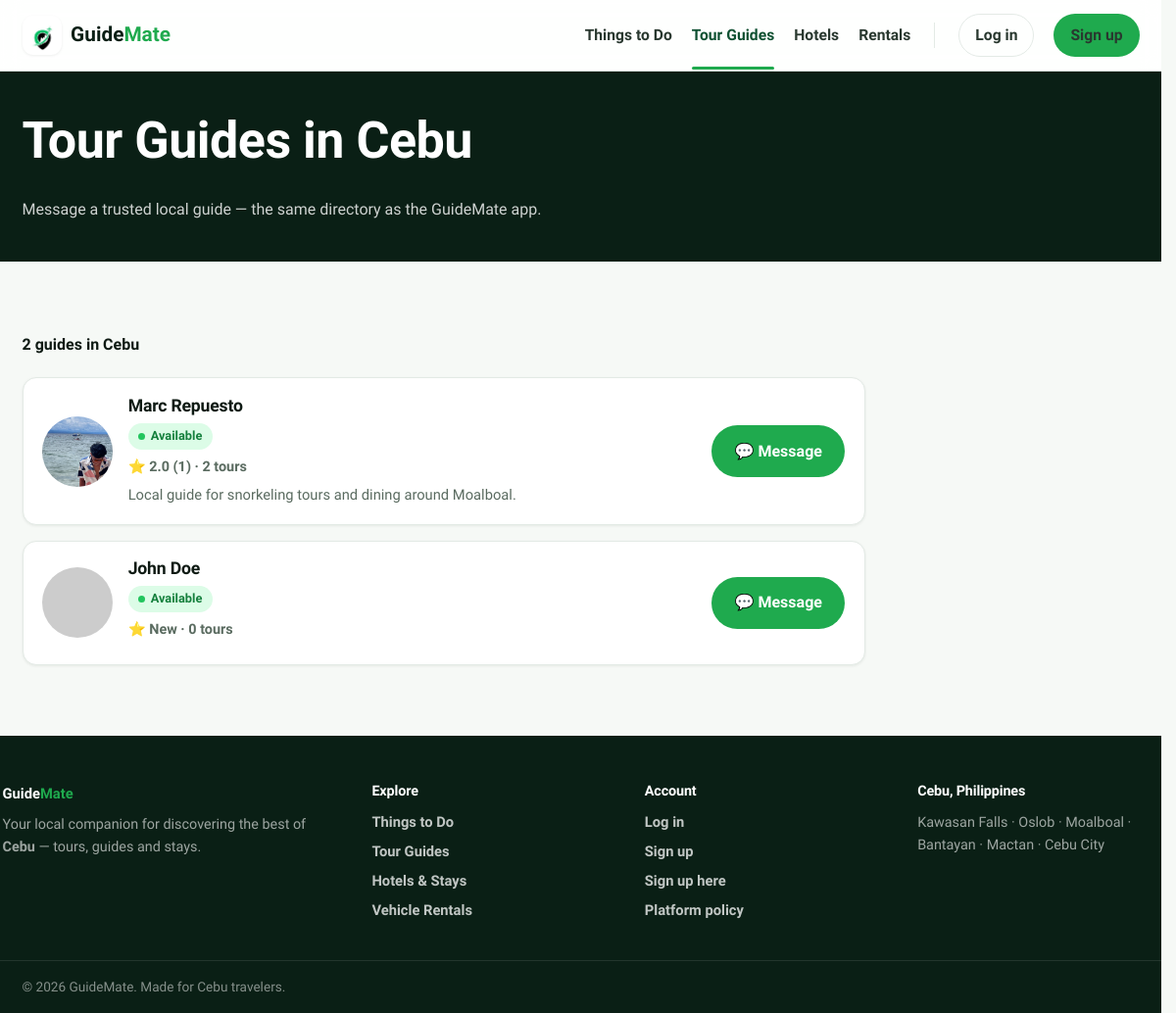
The page /public/tour-guides on the database its author committed.
### tables this page shows
CREATE TABLE `users` (
  `id` int(10) UNSIGNED NOT NULL,
  `name` varchar(120) NOT NULL,
  `email` varchar(190) NOT NULL,
  `password` varchar(255) NOT NULL,
  `role` enum('admin','guide','tourist','rental_provider','hotel_admin') NOT NULL DEFAULT 'tourist',
  `phone` varchar(40) DEFAULT NULL,
  `avatar` varchar(255) DEFAULT NULL,
  `bio` text DEFAULT NULL,
  `location` varchar(120) DEFAULT NULL,
  `is_active` tinyint(1) NOT NULL DEFAULT 1,
  `suspension_reason` varchar(500) DEFAULT NULL,
  `suspended_at` timestamp NULL DEFAULT NULL,
  `guide_status` enum('none','pending','approved','rejected') NOT NULL DEFAULT 'none',
  `revenue` decimal(12,2) NOT NULL DEFAULT 0.00,
  `total_requests` int(10) UNSIGNED NOT NULL DEFAULT 0,
  `guide_review_note` varchar(500) DEFAULT NULL,
  `guide_reviewed_at` timestamp NULL DEFAULT NULL,
  `guide_warned` tinyint(1) NOT NULL DEFAULT 0,
  `guide_warning_note` varchar(500) DEFAULT NULL,
  `admin_totp_secret` varchar(64) DEFAULT NULL,
  `admin_totp_enabled` tinyint(1) NOT NULL DEFAULT 0,
  `created_at` timestamp NOT NULL DEFAULT current_timestamp(),
  `updated_at` timestamp NOT NULL DEFAULT current_timestamp() ON UPDATE current_timestamp(),
  `last_seen_at` timestamp NULL DEFAULT NULL,
  `last_login_at` timestamp NULL DEFAULT NULL,
  `oauth_provider` varchar(20) DEFAULT NULL,
  `oauth_id` varchar(191) DEFAULT NULL,
  `login_count` int(10) UNSIGNED NOT NULL DEFAULT 0
);

### app/Core/View.php (called while the page is built, shortened)
<?php
final class View
{
    public static function render(string $view, array $data = [], string $layout = 'main'): void
    {
        $content = self::capture($view, $data);
    }
    private static function capture(string $view, array $data): string
    {
        $file = self::path($view);
        extract($data, EXTR_SKIP);
        require $file;
        return (string) ob_get_clean();
    }
    private static function path(string $view): string
    {
        $view = str_replace(['..', '\\'], '', $view);
        return dirname(__DIR__) . '/Views/' . $view . '.php';
    }
}

### app/Core/Controller.php (called while the page is built, shortened)
<?php
abstract class Controller
{
    protected function view(string $view, array $data = [], string $layout = 'main'): void
    {
        View::render($view, $data, $layout);
    }
}

### app/Controllers/ListingController.php (called while the page is built, shortened)
<?php
final class ListingController extends Controller
{
    public function tourGuides(): void
    {
        $guides = [];
        foreach (User::guides('approved') as $u) {
            $stats = Booking::guideRatingStats((int) $u['id']);
            $u['rating'] = (float) ($stats['avg_rating'] ?? 0);
            $u['review_count'] = (int) ($stats['review_count'] ?? 0);
            $u['completed_tours'] = (int) ($stats['completed'] ?? 0);
            $u['available'] = !Booking::isGuideBusyToday((int) $u['id']);
            $u['online'] = User::isOnline((int) $u['id']);
            $guides[] = $u;
        }
        usort($guides, static function (array $a, array $b): int {
            return [$b['available'], $b['rating'], $b['completed_tours']]
                <=> [$a['available'], $a['rating'], $a['completed_tours']];
        });
        $this->view('listings/guides', [
            'title' => 'Tour Guides in Cebu',
            'heading' => 'Tour Guides in Cebu',
            'sub' => 'Message a trusted local guide — the same directory as the GuideMate app.',
            'guides' => $guides,
        ]);
    }
}

### public/index.php (called while the page is built, shortened)
<?php
require dirname(__DIR__) . '/bootstrap.php';
$router = new Router();
try {
    $router->dispatch($_SERVER['REQUEST_METHOD'] ?? 'GET', $_SERVER['REQUEST_URI'] ?? '/');
} catch (Throwable $e) {
    if ((bool) (App\Core\App::config('app')['debug'] ?? false)) {
        http_response_code(500);
        header('Content-Type: text/plain; charset=utf-8');
        echo "GuideMate error:\n\n" . $e->getMessage() . "\n\n" . $e->getTraceAsString();
        exit;
    }
    abort(500, 'Something went wrong on our end. Please try again later.');
}

### app/Core/helpers.php (called while the page is built, shortened)
<?php
if (!function_exists('e')) {
    function e(mixed $value): string
    {
        return htmlspecialchars((string) $value, ENT_QUOTES | ENT_SUBSTITUTE, 'UTF-8');
    }
}
if (!function_exists('url')) {
    function url(string $path = '/'): string
    {
        $base = App::basePath();
        if ($base !== '') {
            $normalizedBase = '/' . trim($base, '/');
            $normalizedPath = '/' . ltrim($path, '/');
        }
        $path = '/' . ltrim($path, '/');
        return $base . $path;
    }
}
if (!function_exists('auth_user')) {
    function auth_user(): ?array
    {
        return Auth::user();
    }
}
if (!function_exists('img_src')) {
    function img_src(?string $path, string $fallbackSeed = 'guidemate'): string
    {
        if ($path === null || $path === '') {
            return "https://picsum.photos/seed/{$fallbackSeed}/1200/800";
        }
        return url(ltrim($path, '/'));
    }
}

### bootstrap.php (called while the page is built, shortened)
<?php
spl_autoload_register(static function (string $class): void {
    $prefix = 'App\\';
    $relative = substr($class, strlen($prefix));
    $file = BASE_DIR . '/app/' . str_replace('\\', '/', $relative) . '.php';
});
require BASE_DIR . '/app/Core/helpers.php';

### app/Core/App.php (called while the page is built, shortened)
<?php
final class App
{
    private static array $config = [];
    private static string $basePath = '';
    public static function boot(array $config): void
    {
        self::$config = $config;
    }
    public static function config(string $key): mixed
    {
        return self::$config[$key] ?? null;
    }
    public static function basePath(): string
    {
        return self::$basePath;
    }
    private static function detectBasePath(): void
    {
        $script = $_SERVER['SCRIPT_NAME'] ?? '';
        $dir = str_replace('\\', '/', dirname($script));
        self::$basePath = ($dir === '/' || $dir === '.') ? '' : rtrim($dir, '/');
    }
}

### app/Core/Database.php (called while the page is built, shortened)
<?php
final class Database
{
    private static ?PDO $connection = null;
    public static function connection(): PDO
    {
        if (self::$connection instanceof PDO) {
            return self::$connection;
        }
        $config = App::config('db');
        $dsn = sprintf(
            'mysql:host=%s;port=%d;dbname=%s;charset=%s',
            $config['host'],
            $config['port'],
            $config['database'],
            $config['charset']
        );
        try {
            self::$connection = new PDO($dsn, $config['username'], $config['password'], [
                PDO::ATTR_ERRMODE => PDO::ERRMODE_EXCEPTION,
                PDO::ATTR_DEFAULT_FETCH_MODE => PDO::FETCH_ASSOC,
                PDO::ATTR_EMULATE_PREPARES => false,
            ]);
        } catch (PDOException $e) {
            throw new RuntimeException(
                'Database connection failed. Is MySQL running and is the "guidemate" database created? '
                . 'Original error: ' . $e->getMessage(),
                (int) $e->getCode(),
                $e
            );
        }
        return self::$connection;
    }
    public static function run(string $sql, array $params = []): PDOStatement
    {
        $statement = self::connection()->prepare($sql);
        $statement->execute($params);
        return $statement;
    }
    public static function first(string $sql, array $params = []): ?array
    {
        $row = self::run($sql, $params)->fetch();
        return $row === false ? null : $row;
    }
    public static function all(string $sql, array $params = []): array
    {
        return self::run($sql, $params)->fetchAll();
    }
}

### app/Models/User.php (called while the page is built, shortened)
<?php
final class User
{
    public static function isOnline(int $id, ?int $withinSeconds = null): bool
    {
        $withinSeconds = $withinSeconds ?? (int) (\App\Core\App::config('presence')['timeout'] ?? 90);
        $row = Database::first('SELECT last_seen_at FROM users WHERE id = ?', [$id]);
        $seen = $row['last_seen_at'] ?? null;
        if ($seen === null || $seen === '') {
            return false;
        }
        return (time() - strtotime((string) $seen)) <= $withinSeconds;
    }
    public static function guides(?string $status = null): array
    {
        if ($status !== null) {
            return Database::all(
                'SELECT * FROM users WHERE role = "guide" AND guide_status = ? ORDER BY created_at DESC',
                [$status]
            );
        }
        return Database::all(
            'SELECT * FROM users WHERE role = "guide"
             ORDER BY FIELD(guide_status, "pending", "rejected", "approved", "none"), created_at DESC'
        );
    }
}

### app/Models/Booking.php (called while the page is built, shortened)
<?php
final class Booking
{
    public static function isGuideBusyToday(int $guideId): bool
    {
        return Database::first(
            'SELECT b.id FROM bookings b
             JOIN listings l ON l.id = b.listing_id
             WHERE l.user_id = ? AND b.booking_date = CURDATE() AND b.status = "confirmed"',
            [$guideId]
        ) !== null;
    }
    public static function countCompletedForGuide(int $guideId): int
    {
        $row = Database::first(
            'SELECT COUNT(*) AS c FROM bookings b JOIN listings l ON l.id = b.listing_id WHERE l.user_id = ? AND b.status = "completed"',
            [$guideId]
        );
        return (int) ($row['c'] ?? 0);
    }
    public static function countForGuide(int $guideId): int
    {
        $row = Database::first(
            'SELECT COUNT(*) AS c FROM bookings b JOIN listings l ON l.id = b.listing_id WHERE l.user_id = ?',
            [$guideId]
        );
        return (int) ($row['c'] ?? 0);
    }
    public static function guideRatingStats(int $guideId): array
    {
        $row = Database::first(
            'SELECT AVG(r.rating) AS avg_rating, COUNT(r.id) AS review_count
             FROM reviews r JOIN listings l ON l.id = r.listing_id WHERE l.user_id = ?',
            [$guideId]
        );
        $completed = self::countCompletedForGuide($guideId);
        $bookings = self::countForGuide($guideId);
        return [
            'avg_rating' => round((float) ($row['avg_rating'] ?? 0), 1),
            'review_count' => (int) ($row['review_count'] ?? 0),
            'completed' => $completed,
            'conversion' => $bookings > 0 ? round($completed / $bookings * 100, 1) : 0.0,
        ];
    }
}

### app/Core/Auth.php (called while the page is built, shortened)
<?php
final class Auth
{
    private static ?array $cachedUser = null;
    public static function check(): bool
    {
        return isset($_SESSION[self::SESSION_KEY]);
    }
    public static function user(): ?array
    {
        if (!self::check()) {
            return null;
        }
        self::$cachedUser = User::find((int) $_SESSION[self::SESSION_KEY]);
        return self::$cachedUser;
    }
}

### app/Views/listings/guides.php (the view, shortened to what this page needs)
<?php
$guides = $guides ?? [];
$user = auth_user();
?>
<section class="page-head">
    <div class="container">
        <h1><?= e($heading) ?></h1>
        <p><?= e($sub) ?></p>
    </div>
</section>
<section class="section">
    <div class="container">
        <?php if ($guides === []): ?>
            <div class="empty-state">
                <div class="big">🧑‍🏫</div>
                <h3>No tour guides yet</h3>
                <p>Approved local guides will appear here, ready to message — same as in the app.</p>
            </div>
        <?php else: ?>
            <div class="result-bar">
                <span class="count"><?= count($guides) ?> guide<?= count($guides) === 1 ? '' : 's' ?> in Cebu</span>
            </div>
            <div class="guide-dir">
                <?php foreach ($guides as $g):
                    $available = !empty($g['available']);
                    $rating = (float) ($g['rating'] ?? 0);
                    $reviews = (int) ($g['review_count'] ?? 0);
                    $tours = (int) ($g['completed_tours'] ?? 0);
                    $loginUrl = url('/login?redirect=' . rawurlencode('/tour-guides'));
                    ?>
                    <article class="guide-dir-card">
                        <div class="guide-dir-avatar">
                            <img src="<?= e(img_src($g['avatar'] ?? null, 'avatar' . $g['id'])) ?>" alt="">
                        </div>
                        <div class="guide-dir-info">
                            <h3><?= e((string) $g['name']) ?></h3>
                            <span class="guide-dir-avail <?= $available ? 'is-free' : 'is-busy' ?>">
                                <i></i><?= $available ? 'Available' : 'On a tour' ?>
                            </span>
                            <p class="guide-dir-meta">
                                ⭐ <?= $rating > 0 ? number_format($rating, 1) : 'New' ?><?= $reviews > 0 ? ' (' . $reviews . ')' : '' ?>
                                · <?= $tours ?> tour<?= $tours === 1 ? '' : 's' ?>
                            </p>
                            <?php if (!empty($g['bio'])): ?>
                                <p class="listing-summary mb-0"><?= e(mb_strimwidth((string) $g['bio'], 0, 140, '…')) ?></p>
                            <?php endif; ?>
                        </div>
                        <?php if ($user && (int) $user['id'] === (int) $g['id']): ?>
                            <span class="btn btn-ghost" style="cursor:default;opacity:.7;">Your profile</span>
                        <?php else: ?>
                            <a class="btn btn-primary" href="<?= e($loginUrl) ?>">💬 Message</a>
                        <?php endif; ?>
                    </article>
                <?php endforeach; ?>
            </div>
        <?php endif; ?>
    </div>
</section>

### app/Core/Router.php (shortened to what this page needs)
<?php
final class Router
{
    private array $routes = [];
    private function add(string $method, string $pattern, array $handler, array $guards): void
    {
        $this->routes[] = [
            'method' => $method,
            'pattern' => $pattern,
            'handler' => $handler,
            'guards' => $guards,
        ];
    }
    public function dispatch(string $method, string $uri): void
    {
        $path = $this->normalize($uri);
        $method = strtoupper($method);
        foreach ($this->routes as $route) {
            if ($route['method'] !== $method) {
                continue;
            }
            $regex = $this->compile($route['pattern']);
            if (preg_match($regex, $path, $matches) === 1) {
                $params = array_filter($matches, 'is_string', ARRAY_FILTER_USE_KEY);
                $this->invoke($route['handler'], $params);
                return;
            }
        }
    }
    private function compile(string $pattern): string
    {
        $regex = preg_replace('#\{([a-zA-Z_][a-zA-Z0-9_]*)\}#', '(?P<$1>[^/]+)', $pattern);
        return '#^' . $regex . '$#';
    }
    private function normalize(string $uri): string
    {
        $path = parse_url($uri, PHP_URL_PATH) ?: '/';
        $base = App::basePath();
        if ($base !== '' && str_starts_with($path, $base)) {
            $path = substr($path, strlen($base));
        }
        $path = str_replace('/index.php', '', $path);
        $path = '/' . trim($path, '/');
        return $path === '/' ? '/' : rtrim($path, '/');
    }
    private function invoke(array $handler, array $params): void
    {
        [$class, $action] = $handler;
        $controller = new $class();
        $controller->{$action}(...array_values($params));
    }
}

### rows shown on the page
users: avatar+id (picture), name "Marc Repuesto", rating "2.0", is_active "1", tours "2", bio "Local guide for snorkeling tours and dining around Moalboal."
users: name "John Doe", shows "New", tours "0"

### other values the page prints
count($guides) "2"
